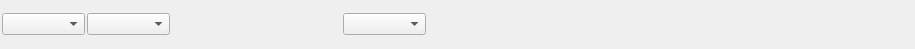
<?xml version="1.0" encoding="UTF-8"?>
<ui version="4.0">
 <class>TimeAssignmentItemEdit</class>
 <widget class="QWidget" name="TimeAssignmentItemEdit">
  <property name="geometry">
   <rect>
    <x>0</x>
    <y>0</y>
    <width>915</width>
    <height>49</height>
   </rect>
  </property>
  <property name="windowTitle">
   <string>Form</string>
  </property>
  <layout class="QHBoxLayout" name="horizontalLayout">
   <property name="spacing">
    <number>2</number>
   </property>
   <property name="leftMargin">
    <number>2</number>
   </property>
   <property name="topMargin">
    <number>2</number>
   </property>
   <property name="rightMargin">
    <number>2</number>
   </property>
   <property name="bottomMargin">
    <number>2</number>
   </property>
   <item>
    <widget class="QComboBox" name="cboSectores"/>
   </item>
   <item>
    <widget class="QComboBox" name="cboSubsectores"/>
   </item>
   <item>
    <widget class="TimeEditor" name="timeInicio" native="true"/>
   </item>
   <item>
    <widget class="TimeEditor" name="timeFin" native="true"/>
   </item>
   <item>
    <widget class="QComboBox" name="cboEmpleado"/>
   </item>
   <item>
    <widget class="MulticolorLedWidget" name="widget_2" native="true"/>
   </item>
   <item>
    <widget class="TimeAssignment" name="widget" native="true">
     <property name="minimumSize">
      <size>
       <width>400</width>
       <height>0</height>
      </size>
     </property>
    </widget>
   </item>
  </layout>
 </widget>
 <customwidgets>
  <customwidget>
   <class>TimeAssignment</class>
   <extends>QWidget</extends>
   <header location="global">timeassignment.h</header>
   <container>1</container>
  </customwidget>
  <customwidget>
   <class>TimeEditor</class>
   <extends>QWidget</extends>
   <header location="global">timeeditor.h</header>
   <container>1</container>
  </customwidget>
  <customwidget>
   <class>MulticolorLedWidget</class>
   <extends>QWidget</extends>
   <header location="global">multicolorledwidget.h</header>
   <container>1</container>
  </customwidget>
 </customwidgets>
 <resources/>
 <connections/>
</ui>
